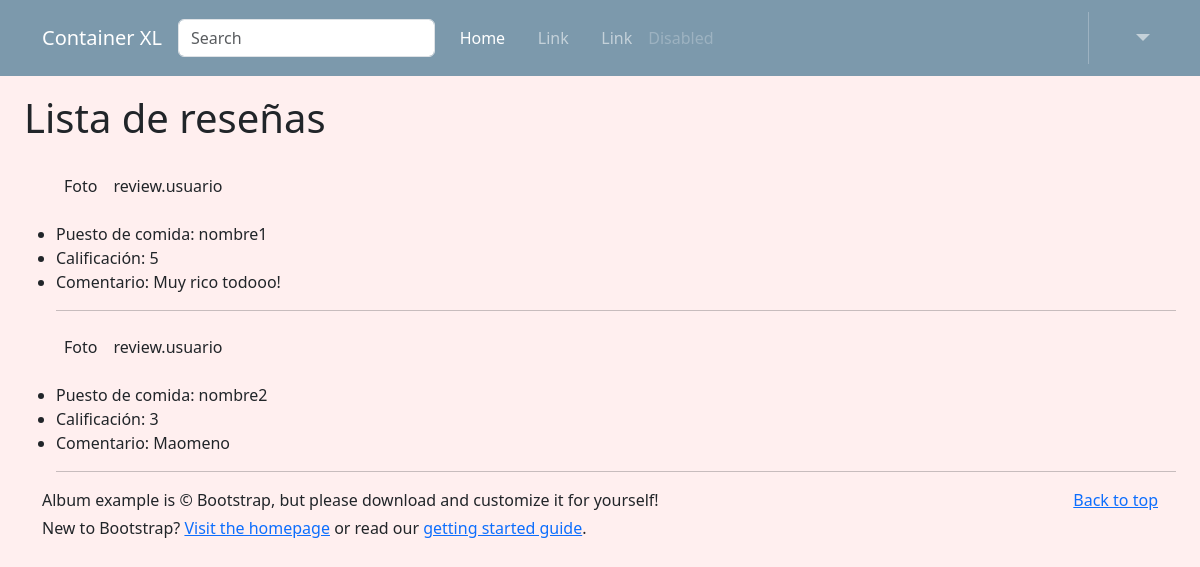
The app's page /reviews/ with its own data.
### reviews/models.py (models this page shows, shortened)
class Evaluacion(models.Model):
    usuario = models.ForeignKey(User, on_delete=models.CASCADE)
    local_comida = models.ForeignKey(Puesto_de_comida, related_name='evaluaciones', on_delete=models.CASCADE)
    comentario = models.TextField()
    calificacion = models.IntegerField()

class Puesto_de_comida(models.Model):
    nombre = models.CharField(max_length=200)
    dueño = models.CharField(max_length=200)
    FotoLocal = models.ImageField(upload_to='Fotos_locales/', null=True, blank=True)
    def __str__(self):
        return self.nombre

### reviews/views.py (the view)
# urls.py: path('reviews/', lista_de_reviews),
def lista_de_reviews(request):
    reviews = Evaluacion.objects.all()  # quering all todos with the object manager
    if request.method == "GET":
        return render(request, "lista_de_reviews.html", {"reviews_list": reviews})

### templates/lista_de_reviews.html
{% extends 'base.html' %}
{% load static %}
{% block content %}
<div class="mx-4">
  <h1 class="my-4">Lista de reseñas</h1>
  <ul>
    {% for review in reviews_list %}
      <div>
        <div class="d-flex flex-row mb-3">
          <div class="p-2">Foto</div>
          <div class="p-2">review.usuario</div>
        </div>
        <li>Puesto de comida: {{ review.local_comida }}</li>
        <li>Calificación: {{ review.calificacion }}</li>
        <li>Comentario: {{ review.comentario }}</li>
      </div>
      <hr/>
      {% empty %}
      <li>No reviews yet.</li>
    {% endfor %}
  </ul>
</div>
{% endblock %}

### static/css/style.css (style rules this page uses)
body { background-color: #FFEFEF; padding-top: 70px; padding-bottom: 90px; }

### records on screen
Evaluacion: local_comida "nombre1", calificacion "5", comentario "Muy rico todooo!"
Evaluacion: local_comida "nombre2", calificacion "3", comentario "Maomeno"
